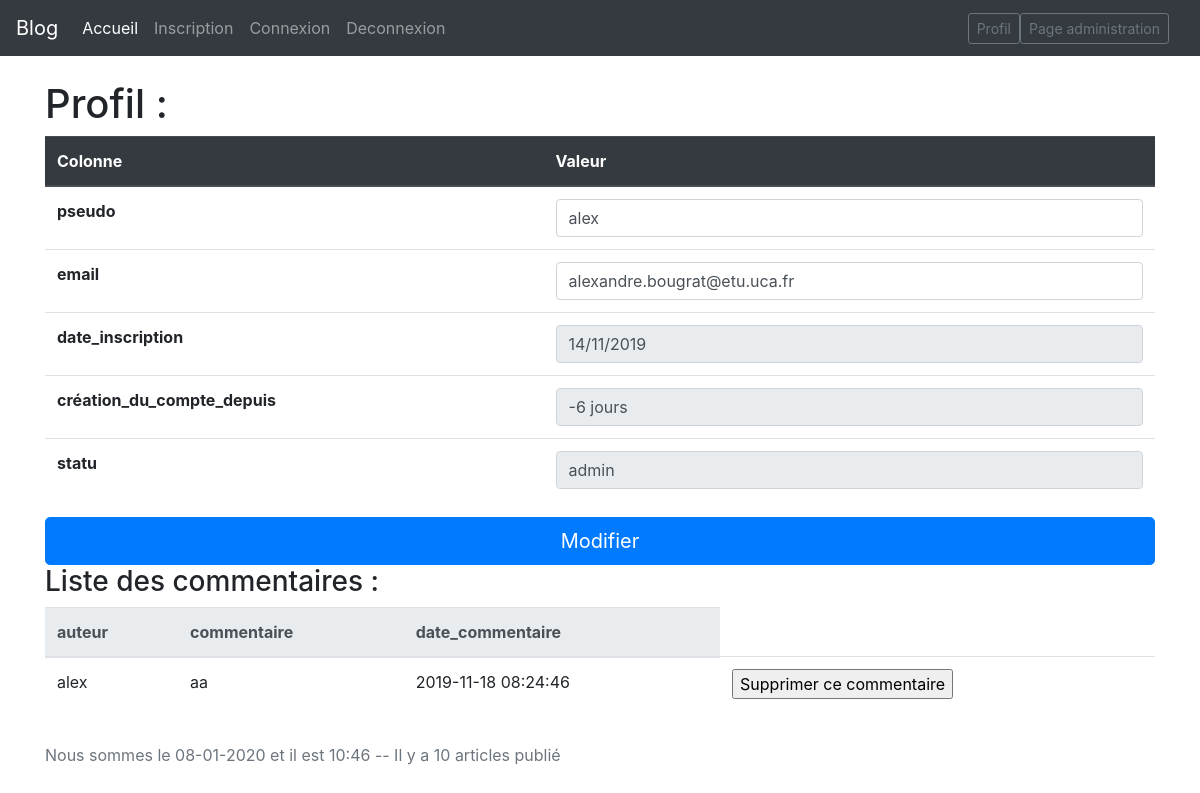
Screenshot of /index.php?action=pageprofil (signed in) with the database file from the repository.
### tables this page shows
CREATE TABLE IF NOT EXISTS `membres` (
  `id` int(11) NOT NULL AUTO_INCREMENT,
  `pseudo` varchar(255) NOT NULL,
  `pass` varchar(255) NOT NULL,
  `email` varchar(255) NOT NULL,
  `date_inscription` date NOT NULL,
  `statu` varchar(255) NOT NULL,
  PRIMARY KEY (`id`)
);

CREATE TABLE IF NOT EXISTS `commentaires` (
  `id` int(11) NOT NULL AUTO_INCREMENT,
  `id_billet` int(11) NOT NULL,
  `auteur` varchar(255) NOT NULL,
  `commentaire` text NOT NULL,
  `date_commentaire` datetime NOT NULL,
  PRIMARY KEY (`id`)
);

### model/modelmembre.php (called while the page is built, shortened)
<?php
class ModeleMembre{
    public function PageProfil($pseudo,$statu,$bdd)
    {
        $managercomments = new CommentaireManagerPDO($bdd);
        $managermembre = new MembreManagerPDO($bdd);
        $comments = $managercomments->getListCommentaireByPseudo($pseudo);
        $profil = $managermembre->getUniqueByPseudo($pseudo);
        require('view/affichageprofil.php');
        require('view/template.php');
    }
}

### controller/frontController.php (called while the page is built, shortened)
<?php
class FrontController
{
    function __construct()
    {
        $bdd = DBApp::getDatabase();
        $erreurr = array();
        $listeActionUser = array('connexion', 'pageconnexion', 'pageinscription', 'delcommentaireMembre', 'pageprofil', 'inscription', 'deconnexion', 'modifierprofil');
        try {
            if (isset($_GET['action'])) {
                $action = $_REQUEST['action'];
                if (in_array($action, $listeActionUser)) {
                    $user = new User($bdd,$erreurr);
                }
            } else {
                $news = new News($bdd, $erreurr);
            }
        } catch (Exception $e) {
            $erreurr[] = $e->getMessage();
            require('view/erreur.php');
        } catch (PDOException $e2) {
            $erreurr[] = "Erreur inattendue";
            require('view/erreur.php');
        }
    }
}

### index.php (called while the page is built)
<?php
require_once('model/autoload.php');
require('controller/frontcontroller.php');
$frontcontroller = new FrontController();

### model/autoload.php (called while the page is built, shortened)
<?php
function autoload($classname)
{
  if (file_exists($file = __DIR__ . '/' . $classname . '.php')) {
    require $file;
  }
}

### model/MembreManagerPDO.php (called while the page is built, shortened)
<?php
class MembreManagerPDO
{
  protected $db;
  public function __construct(Database $db)
  {
    $this->db = $db;
  }
  public function getUniqueByPseudo($pseudo)
  {
    $query = 'SELECT id, pseudo, pass, email, date_inscription, statu FROM membres WHERE pseudo = :pseudo';
    $requete = $this->db->query($query, array(':pseudo' => (String) $pseudo));
    $requete->setFetchMode(PDO::FETCH_CLASS | PDO::FETCH_PROPS_LATE, 'Membre');
    $membre = $requete->fetch();
    return $membre;
  }
}

### model/Database.php (called while the page is built, shortened)
<?php
class Database
{
  private $pdo;
  public function __construct($login, $password, $database_name, $host = 'localhost')
  {
    $this->pdo = new PDO("mysql:dbname=$database_name;host=$host", $login, $password);
    $this->pdo->setAttribute(PDO::ATTR_ERRMODE, PDO::ERRMODE_EXCEPTION);
    $this->pdo->setAttribute(PDO::ATTR_DEFAULT_FETCH_MODE, PDO::FETCH_OBJ);
  }
  public function query($query, $params = false)
  {
    if ($params) {
      $req = $this->pdo->prepare($query);
      $req->execute($params);
    } else {
      $req = $this->pdo->query($query);
    }
    return $req;
  }
}

### model/Membre.php (called while the page is built, shortened)
<?php
class Membre
{
    protected $pseudo;
    protected $email;
    protected $date_inscription;
    protected $statu;
    public function getpseudo()
    {
        return $this->pseudo;
    }
    public function getemail()
    {
        return $this->email;
    }
    public function getstatu()
    {
        return $this->statu;
    }
    public function getdate_inscription()
    {
        return $this->date_inscription;
    }
}

### model/CommentaireManagerPDO.php (called while the page is built, shortened)
<?php
class CommentaireManagerPDO
{
  protected $db;
  public function __construct(Database $db)
  {
    $this->db = $db;
  }
  public function getListCommentaireByPseudo($pseudo){
    $query = 'SELECT id , auteur , commentaire , date_commentaire FROM commentaires WHERE auteur = :auteur ORDER BY date_commentaire DESC';
    $requete = $this->db->query($query, array(':auteur' => (string) $pseudo));
    $requete->setFetchMode(PDO::FETCH_CLASS | PDO::FETCH_PROPS_LATE, 'Commentaire');
    $listeComments = $requete->fetchAll();
    return $listeComments;
  }
}

### model/Commentaire.php (called while the page is built, shortened)
<?php
class Commentaire
{
  protected $id;
  protected $auteur;
  protected $commentaire;
  protected $date_commentaire;
  public function getid()
  {
    return $this->id;
  }
  public function getauteur()
  {
    return $this->auteur;
  }
  public function getcommentaire()
  {
    return $this->commentaire;
  }
  public function getdate_commentaire()
  {
    return $this->date_commentaire;
  }
}

### view/affichageprofil.php (the view)
<main role="main" class="flex-shrink-0">
    <div class="container">
        <h1 class="mt-5"> Profil :</h1>
        <?php
        $date = date("d/m/Y");
        $date_inscription = date_create($profil->getdate_inscription());
        $date_inscription = date_format($date_inscription, 'd/m/Y');
        echo '<form method="POST" action="index.php?action=profil">';
        ?>
        <table class="table">
            <thead class="thead-dark">
                <tr>
                    <th scope="col">Colonne</th>
                    <th scope="col">Valeur</th>
                </tr>
            </thead>
            <tbody>
                <tr>
                    <th scope="row">pseudo</th>
                    <td><input name="pseudo" class="form-control" value="<?php echo $profil->getpseudo(); ?>" /></td>
                </tr>
                <tr>
                    <th scope="row">email</th>
                    <td><input name="email" class="form-control" value="<?php echo $profil->getemail(); ?>" /></td>
                </tr>
                <tr>
                    <th scope="row">date_inscription</th>
                    <td><input name="date_inscription" class="form-control" disabled="disabled" value="<?php echo $date_inscription; ?>" /></td>
                </tr>
                <tr>
                    <th scope="row">création_du_compte_depuis</th>
                    <td><input name="date_inscription" class="form-control" disabled="disabled" value="<?php echo ($date - $date_inscription); ?> jours" /></td>
                </tr>
                <tr>
                    <th scope="row">statu</th>
                    <td><input name="statu" class="form-control" disabled="disabled" value="<?php echo $profil->getstatu(); ?>" /></td>
                </tr>
            </tbody>
        </table>
        <button type="submit" class="btn btn-lg btn-primary btn-block">Modifier</button>
        </form>
        <h3> Liste des commentaires :</h3>
        <table class="table">
            <thead class="thead-light">
                <tr>
                    <th scope="col">auteur</th>
                    <th scope="col">commentaire</th>
                    <th scope="col">date_commentaire</th>
                </tr>
            </thead>
            <tbody>
                <?php
                foreach($comments as $donnees) {
                    echo
                        '<tr>
                        <td>' . $donnees->getauteur() . '</td>
                        <td>' . $donnees->getcommentaire() . '</td>
                        <td>' . $donnees->getdate_commentaire() . '</td>
                        <td><form method="POST" action="index.php?action=profil&id_commentaire=' . $donnees->getid() . '"> <input type="submit" value="Supprimer ce commentaire"/></form></td>
                    </tr>';
                }
                ?>
            </tbody>
        </table>
    </div>
</main>

### rows the page displays
membres: pseudo "alex", email "alexandre.bougrat@etu.uca.fr", date_inscription "14/11/2019", date_inscription "-6 jours", statu "admin"
commentaires: auteur "alex", commentaire "aa", date_commentaire "2019-11-18 08:24:46"

### other values shown
$nbarticle['nb'] "10"
